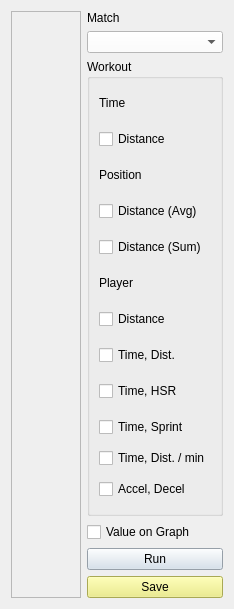
     <widget class="QWidget" name="tabMGraph">
      <attribute name="title">
       <string>M-Graph</string>
      </attribute>
      <layout class="QHBoxLayout" name="horizontalLayout_7">
       <item>
        <layout class="QHBoxLayout" name="horizontalLayout_14">
         <item>
          <widget class="QScrollArea" name="scrollAreaMatchGraph">
           <property name="frameShape">
            <enum>QFrame::StyledPanel</enum>
           </property>
           <property name="frameShadow">
            <enum>QFrame::Sunken</enum>
           </property>
           <property name="lineWidth">
            <number>1</number>
           </property>
           <property name="sizeAdjustPolicy">
            <enum>QAbstractScrollArea::AdjustToContents</enum>
           </property>
           <property name="widgetResizable">
            <bool>true</bool>
           </property>
           <property name="alignment">
            <set>Qt::AlignCenter</set>
           </property>
           <widget class="QWidget" name="scrollAreaWidgetContents_3">
            <property name="geometry">
             <rect>
              <x>0</x>
              <y>0</y>
              <width>896</width>
              <height>716</height>
             </rect>
            </property>
           </widget>
          </widget>
         </item>
         <item>
          <layout class="QVBoxLayout" name="verticalLayout_27">
           <item>
            <layout class="QVBoxLayout" name="verticalLayout_28">
             <item>
              <widget class="QLabel" name="labelMGraphDate">
               <property name="maximumSize">
                <size>
                 <width>16777215</width>
                 <height>30</height>
                </size>
               </property>
               <property name="text">
                <string>Match</string>
               </property>
              </widget>
             </item>
             <item>
              <widget class="QComboBox" name="comboMGraphDate">
               <property name="maximumSize">
                <size>
                 <width>16777215</width>
                 <height>30</height>
                </size>
               </property>
               <property name="styleSheet">
                <string notr="true">background-color: rgb(255, 255, 255);</string>
               </property>
              </widget>
             </item>
            </layout>
           </item>
           <item>
            <layout class="QVBoxLayout" name="verticalLayout_29">
             <item>
              <widget class="QGroupBox" name="groupMGraphWork">
               <property name="minimumSize">
                <size>
                 <width>0</width>
                 <height>300</height>
                </size>
               </property>
               <property name="maximumSize">
                <size>
                 <width>16777215</width>
                 <height>16777215</height>
                </size>
               </property>
               <property name="title">
                <string>Workout</string>
               </property>
               <layout class="QVBoxLayout" name="verticalLayout_30">
                <item>
                 <widget class="QLabel" name="label_3">
                  <property name="minimumSize">
                   <size>
                    <width>0</width>
                    <height>30</height>
                   </size>
                  </property>
                  <property name="maximumSize">
                   <size>
                    <width>16777215</width>
                    <height>30</height>
                   </size>
                  </property>
                  <property name="text">
                   <string>Time</string>
                  </property>
                 </widget>
                </item>
                <item>
                 <widget class="QCheckBox" name="checkMDistanceTime">
                  <property name="minimumSize">
                   <size>
                    <width>0</width>
                    <height>30</height>
                   </size>
                  </property>
                  <property name="text">
                   <string>Distance</string>
                  </property>
                 </widget>
                </item>
                <item>
                 <widget class="QLabel" name="label_5">
                  <property name="minimumSize">
                   <size>
                    <width>0</width>
                    <height>30</height>
                   </size>
                  </property>
                  <property name="maximumSize">
                   <size>
                    <width>16777215</width>
                    <height>30</height>
                   </size>
                  </property>
                  <property name="text">
                   <string>Position</string>
                  </property>
                 </widget>
                </item>
                <item>
                 <widget class="QCheckBox" name="checkMDistancePositionAvg">
                  <property name="minimumSize">
                   <size>
                    <width>0</width>
                    <height>30</height>
                   </size>
                  </property>
                  <property name="text">
                   <string>Distance (Avg)</string>
                  </property>
                 </widget>
                </item>
                <item>
                 <widget class="QCheckBox" name="checkMDistancePositionSum">
                  <property name="minimumSize">
                   <size>
                    <width>0</width>
                    <height>30</height>
                   </size>
                  </property>
                  <property name="text">
                   <string>Distance (Sum)</string>
                  </property>
                 </widget>
                </item>
                <item>
                 <widget class="QLabel" name="label_4">
                  <property name="minimumSize">
                   <size>
                    <width>0</width>
                    <height>30</height>
                   </size>
                  </property>
                  <property name="maximumSize">
                   <size>
                    <width>16777215</width>
                    <height>30</height>
                   </size>
                  </property>
                  <property name="text">
                   <string>Player</string>
                  </property>
                 </widget>
                </item>
                <item>
                 <widget class="QCheckBox" name="checkMDistancePlayer">
                  <property name="minimumSize">
                   <size>
                    <width>0</width>
                    <height>30</height>
                   </size>
                  </property>
                  <property name="text">
                   <string>Distance</string>
                  </property>
                 </widget>
                </item>
                <item>
                 <widget class="QCheckBox" name="checkMTimeDistance">
                  <property name="minimumSize">
                   <size>
                    <width>0</width>
                    <height>30</height>
                   </size>
                  </property>
                  <property name="text">
                   <string>Time, Dist.</string>
                  </property>
                 </widget>
                </item>
                <item>
                 <widget class="QCheckBox" name="checkMTimeHSR">
                  <property name="minimumSize">
                   <size>
                    <width>0</width>
                    <height>30</height>
                   </size>
                  </property>
                  <property name="text">
                   <string>Time, HSR</string>
                  </property>
                 </widget>
                </item>
                <item>
                 <widget class="QCheckBox" name="checkMTimeSprint">
                  <property name="minimumSize">
                   <size>
                    <width>0</width>
                    <height>30</height>
                   </size>
                  </property>
                  <property name="text">
                   <string>Time, Sprint</string>
                  </property>
                 </widget>
                </item>
                <item>
                 <widget class="QCheckBox" name="checkMTimeDPM">
                  <property name="text">
                   <string>Time, Dist. / min</string>
                  </property>
                 </widget>
                </item>
                <item>
                 <widget class="QCheckBox" name="checkMAccel">
                  <property name="minimumSize">
                   <size>
                    <width>0</width>
                    <height>30</height>
                   </size>
                  </property>
                  <property name="text">
                   <string>Accel, Decel</string>
                  </property>
                 </widget>
                </item>
               </layout>
              </widget>
             </item>
            </layout>
           </item>
           <item>
            <layout class="QVBoxLayout" name="verticalLayout_32">
             <item>
              <widget class="QCheckBox" name="checkMatchValue">
               <property name="text">
                <string>Value on Graph</string>
               </property>
              </widget>
             </item>
             <item>
              <widget class="QPushButton" name="pushButtonMGraphRun">
               <property name="maximumSize">
                <size>
                 <width>16777215</width>
                 <height>30</height>
                </size>
               </property>
               <property name="styleSheet">
                <string notr="true">background-color: rgb(210, 223, 235);</string>
               </property>
               <property name="text">
                <string>Run</string>
               </property>
              </widget>
             </item>
             <item>
              <widget class="QPushButton" name="pushButtonMGraphSave">
               <property name="maximumSize">
                <size>
                 <width>16777215</width>
                 <height>30</height>
                </size>
               </property>
               <property name="styleSheet">
                <string notr="true">background-color: rgb(236, 236, 117);</string>
               </property>
               <property name="text">
                <string>Save</string>
               </property>
              </widget>
             </item>
            </layout>
           </item>
          </layout>
         </item>
        </layout>
       </item>
      </layout>
     </widget>
